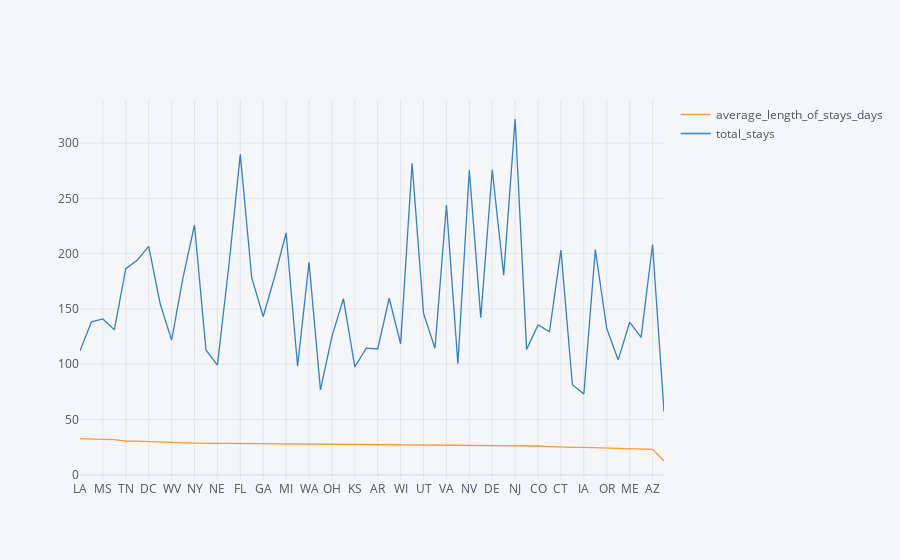

Here is the notebook cell this chart was saved with:
### Code cell
Avg_stay.iplot(kind='line', x = 'state')

### Figure 1 — Plotly figure (JSON) as saved in the notebook; plotly's stock layout.template omitted (floating-point values rounded to 4 significant figures)
{"data": [{"line": {"color": "rgba(255, 153, 51, 1.0)", "dash": "solid", "shape": "linear", "width": 1.3}, "mode": "lines", "name": "average_length_of_stays_days", "text": "", "type": "scatter", "x": ["LA", "IN", "MS", "TX", "TN", "IL", "DC", "KY", "WV", "CA", "NY", "WY", "NE", "SC", "FL", "NC", "GA", "NH", "MI", "HI", "WA", "SD", "OH", "VT", "KS", "ID", "AR", "PA", "WI", "MD", "UT", "MO", "VA", "OK", "NV", "NM", "DE", "AL", "NJ", "MT", "CO", "RI", "CT", "ND", "IA", "MA", "OR", "AK", "ME", "MN", "AZ", "PR"], "y": [32.73, 32.11, 31.97, 31.81, 30.35, 30.32, 29.86, 29.23, 29.18, 28.83, 28.63, 28.56, 28.48, 28.46, 28.42, 28.24, 28.21, 28.01, 27.98, 27.97, 27.86, 27.83, 27.82, 27.54, 27.45, 27.32, 27.32, 27.29, 27.29, 26.89, 26.81, 26.81, 26.74, 26.7, 26.6, 26.53, 26.47, 26.45, 26.31, 26.08, 26.01, 25.5, 25.47, 24.79, 24.71, 24.44, 24.43, 23.93, 23.75, 23.43, 22.97, 12.42]}, {"line": {"color": "rgba(55, 128, 191, 1.0)", "dash": "solid", "shape": "linear", "width": 1.3}, "mode": "lines", "name": "total_stays", "text": "", "type": "scatter", "x": ["LA", "IN", "MS", "TX", "TN", "IL", "DC", "KY", "WV", "CA", "NY", "WY", "NE", "SC", "FL", "NC", "GA", "NH", "MI", "HI", "WA", "SD", "OH", "VT", "KS", "ID", "AR", "PA", "WI", "MD", "UT", "MO", "VA", "OK", "NV", "NM", "DE", "AL", "NJ", "MT", "CO", "RI", "CT", "ND", "IA", "MA", "OR", "AK", "ME", "MN", "AZ", "PR"], "y": [112.0, 138.3, 140.9, 131.1, 186.5, 194.0, 206.7, 154.7, 121.7, 178.6, 225.9, 112.9, 99.12, 189.0, 289.9, 178.0, 143.1, 179.1, 218.7, 98.17, 192.1, 76.71, 125.0, 159.2, 97.52, 114.5, 113.7, 159.7, 118.5, 281.7, 145.9, 114.4, 244.0, 100.4, 275.5, 142.1, 275.9, 180.6, 321.8, 113.4, 135.5, 129.3, 203.2, 81.39, 73.06, 203.7, 132.3, 103.9, 138, 124.3, 208.3, 57.2]}], "layout": {"legend": {"bgcolor": "#F5F6F9", "font": {"color": "#4D5663"}}, "paper_bgcolor": "#F5F6F9", "plot_bgcolor": "#F5F6F9", "title": {"font": {"color": "#4D5663"}}, "xaxis": {"gridcolor": "#E1E5ED", "showgrid": true, "tickfont": {"color": "#4D5663"}, "title": {"font": {"color": "#4D5663"}, "text": ""}, "zerolinecolor": "#E1E5ED"}, "yaxis": {"gridcolor": "#E1E5ED", "showgrid": true, "tickfont": {"color": "#4D5663"}, "title": {"font": {"color": "#4D5663"}, "text": ""}, "zerolinecolor": "#E1E5ED"}}}
